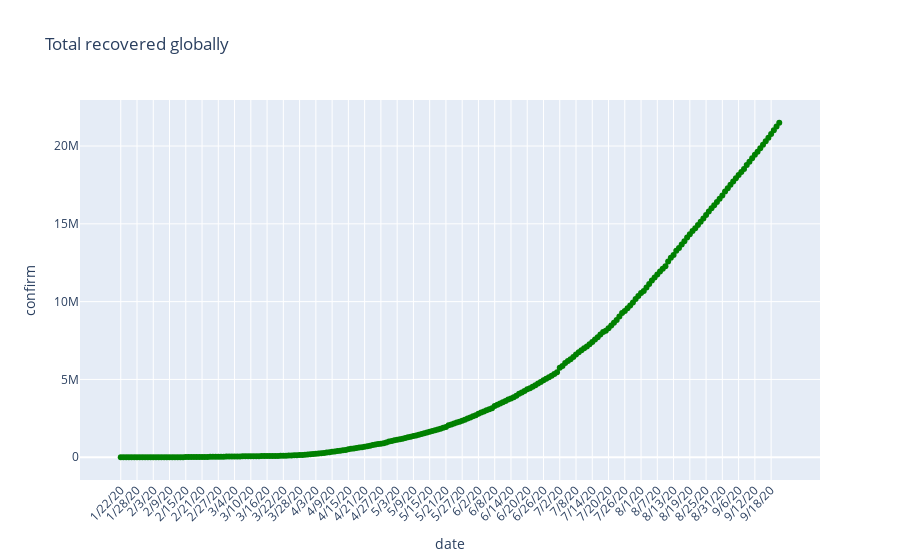

This figure's notebook cell:
### Markdown cell above
### Recovered Cases :

### Code cell
#Global recovered cases
fig = go.Figure(data=go.Scatter(x=recovered_agg.index, y = recovered_agg.values, mode = 'lines+markers' ,line=dict(color='green',width=2)))
fig.update_layout(title='Total recovered globally', yaxis_title = 'confirm',xaxis_title='date',xaxis_tickangle = 315)
fig.show()

### Figure 1 — Plotly figure (JSON) as saved in the notebook; plotly's stock layout.template omitted (floating-point values rounded to 4 significant figures; data arrays with more than 128 entries replaced by an {"elided": "..."} marker saying what was removed)
{"data": [{"line": {"color": "green", "width": 2}, "mode": "lines+markers", "type": "scatter", "x": {"elided": "244 str values"}, "y": {"elided": "244 int values"}}], "layout": {"title": {"text": "Total recovered globally"}, "xaxis": {"tickangle": -45, "title": {"text": "date"}}, "yaxis": {"title": {"text": "confirm"}}}}
